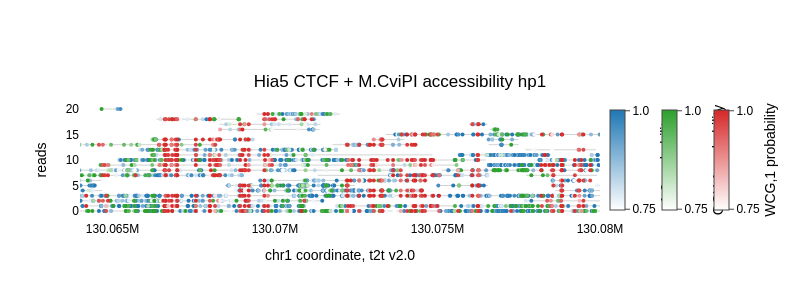
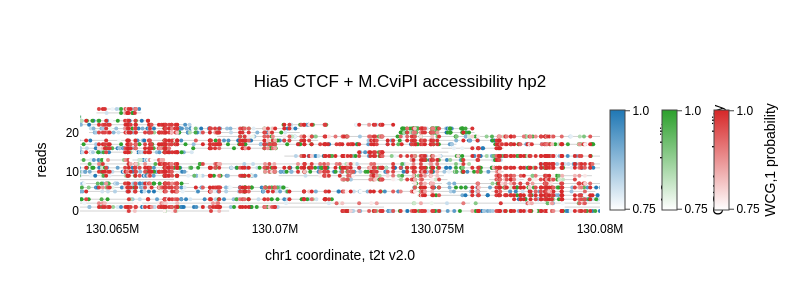

The code cell stored with these charts, in order, in its notebook:
### Code cell
plot_width = 800
# TODO: Does the order of these motifs matter, or can I just reference the top-level motif list?
browser_motifs = ["WCG,1","A,0","GCH,1"]
browser_title = "Hia5 CTCF + M.CviPI accessibility"

with track(f"plot_read_browser.{ctcf_output_id}.hp1_hp2_chrX", log_path="perf.jsonl"):
    for extract_file, haplotype in [
        (config.processed_data_dir / "hp1_chrX_extract" / "reads.combined_basemods.h5", f" hp1"),
        (config.processed_data_dir / "hp2_chrX_extract" / "reads.combined_basemods.h5", f" hp2")
    ]:
        sort_by = "collapse"
        fig = plot_read_browser.plot_read_browser(
            mod_file_name = extract_file,
            region = f'chrX:{single_read_plot_center-single_read_plot_window_size}-{single_read_plot_center+single_read_plot_window_size}',
            motifs = browser_motifs,
            thresh = 0.75,
            sort_by = sort_by,
            colorscales = single_read_plot_colorscales
        )
        fig.update_layout(
            width=plot_width,# these values are in pixels
            height=300,    
            title={
                'text': browser_title + haplotype,
                'x': 0.5,
                'xanchor': 'center',
                'y': 0.75,  # Adjust the vertical position of the title
                'yanchor': 'top',
                'pad': {'b': 10} 
            },
            xaxis_title='chr1 coordinate, t2t v2.0',
            yaxis_title='reads',
            font=dict(family='Arial', color='black'),
        )
        # fig.update_coloraxes(colorbar={'orientation':'h', 'thickness':20, 'y': -1.0}) 
        # fig.update_traces({'marker': {'colorbar': {'orientation': 'h'}}})
        fig.write_image(config.figure_dir / f"{haplotype.strip().replace(' ','_')}_chrX_{single_read_plot_center}_read_browser_width{plot_width}px.new.svg", format="svg", scale=2)
        fig.show()

### Figure 1 — Plotly figure (JSON) as saved in the notebook; plotly's stock layout.template omitted (floating-point values rounded to 4 significant figures; data arrays with more than 128 entries replaced by an {"elided": "..."} marker saying what was removed)
{"data": [{"hoverinfo": "text", "hovertext": "224ae384-27cc-4e2c-9d61-94c60d80c65d", "line": {"color": "lightgrey", "width": 1}, "mode": "lines", "showlegend": false, "type": "scatter", "x": [130055403, 130111166], "y": [0, 0]}, {"hoverinfo": "text", "hovertext": "43ee651c-4c7e-4130-9aff-bde13c4ed8af", "line": {"color": "lightgrey", "width": 1}, "mode": "lines", "showlegend": false, "type": "scatter", "x": [130054113, 130087046], "y": [3, 3]}, {"hoverinfo": "text", "hovertext": "9297bccc-1bcd-47c2-b34d-1f20d1ee4eeb", "line": {"color": "lightgrey", "width": 1}, "mode": "lines", "showlegend": false, "type": "scatter", "x": [130048395, 130070937], "y": [1, 1]}, {"hoverinfo": "text", "hovertext": "655cd133-5ac6-4c6b-aec7-343639d287e9", "line": {"color": "lightgrey", "width": 1}, "mode": "lines", "showlegend": false, "type": "scatter", "x": [130071898, 130090189], "y": [1, 1]}, {"hoverinfo": "text", "hovertext": "489271da-e61c-4810-abd4-c5e74d84e8ec", "line": {"color": "lightgrey", "width": 1}, "mode": "lines", "showlegend": false, "type": "scatter", "x": [130053827, 130071468], "y": [2, 2]}, {"hoverinfo": "text", "hovertext": "bd309330-e186-4c5f-bcb5-9ff9c0958baa", "line": {"color": "lightgrey", "width": 1}, "mode": "lines", "showlegend": false, "type": "scatter", "x": [130065172, 130076486], "y": [10, 10]}, {"hoverinfo": "text", "hovertext": "3b1d9b84-8e74-41ab-a91c-c3ce96c41933", "line": {"color": "lightgrey", "width": 1}, "mode": "lines", "showlegend": false, "type": "scatter", "x": [130064572, 130075605], "y": [9, 9]}, {"hoverinfo": "text", "hovertext": "c6a4bd32-bb7c-49a2-94df-2c53fbb4d619", "line": {"color": "lightgrey", "width": 1}, "mode": "lines", "showlegend": false, "type": "scatter", "x": [130063870, 130073932], "y": [8, 8]}, {"hoverinfo": "text", "hovertext": "c3cbf554-5327-4908-abb9-6966034e6eb0", "line": {"color": "lightgrey", "width": 1}, "mode": "lines", "showlegend": false, "type": "scatter", "x": [130077661, 130087457], "y": [2, 2]}, {"hoverinfo": "text", "hovertext": "802c14be-268c-416b-919f-b4a8c3654591", "line": {"color": "lightgrey", "width": 1}, "mode": "lines", "showlegend": false, "type": "scatter", "x": [130073407, 130082734], "y": [15, 15]}, {"hoverinfo": "text", "hovertext": "929776df-5815-4ff6-a052-6e43e345f1ef", "line": {"color": "lightgrey", "width": 1}, "mode": "lines", "showlegend": false, "type": "scatter", "x": [130066185, 130074841], "y": [11, 11]}, {"hoverinfo": "text", "hovertext": "efea9208-b49f-46e5-a9c8-5576ae4a8590", "line": {"color": "lightgrey", "width": 1}, "mode": "lines", "showlegend": false, "type": "scatter", "x": [130060387, 130068987], "y": [7, 7]}, {"hoverinfo": "text", "hovertext": "0f6da52b-e5ab-4246-ab5f-5a4ef3e9f411", "line": {"color": "lightgrey", "width": 1}, "mode": "lines", "showlegend": false, "type": "scatter", "x": [130065808, 130071912], "y": [12, 12]}, {"hoverinfo": "text", "hovertext": "97f2cd9f-f60c-45b3-b9be-2978e46713c3", "line": {"color": "lightgrey", "width": 1}, "mode": "lines", "showlegend": false, "type": "scatter", "x": [130058793, 130064680], "y": [4, 4]}, {"hoverinfo": "text", "hovertext": "790bf908-5452-44ad-8e95-048fe2a7b05a", "line": {"color": "lightgrey", "width": 1}, "mode": "lines", "showlegend": false, "type": "scatter", "x": [130058771, 130064658], "y": [6, 6]}, {"hoverinfo": "text", "hovertext": "3aff3dc2-667d-44b9-90da-25675eed8355", "line": {"color": "lightgrey", "width": 1}, "mode": "lines", "showlegend": false, "type": "scatter", "x": [130068743, 130074526], "y": [4, 4]}, {"hoverinfo": "text", "hovertext": "5ffa4f11-46e1-4e98-ad67-9467c49b6979", "line": {"color": "lightgrey", "width": 1}, "mode": "lines", "showlegend": false, "type": "scatter", "x": [130058879, 130064475], "y": [5, 5]}, {"hoverinfo": "text", "hovertext": "b2f84402-93f4-41dd-b7c7-1fd1a8733819", "line": {"color": "lightgrey", "width": 1}, "mode": "lines", "showlegend": false, "type": "scatter", "x": [130069482, 130074707], "y": [6, 6]}, {"hoverinfo": "text", "hovertext": "9ae012af-6dcb-4373-9b6c-5b236fb76ccd", "line": {"color": "lightgrey", "width": 1}, "mode": "lines", "showlegend": false, "type": "scatter", "x": [130071315, 130076539], "y": [7, 7]}, {"hoverinfo": "text", "hovertext": "4c510dfd-6072-4c82-a906-450dca4257a8", "line": {"color": "lightgrey", "width": 1}, "mode": "lines", "showlegend": false, "type": "scatter", "x": [130075132, 130080170], "y": [8, 8]}, {"hoverinfo": "text", "hovertext": "3fe315fc-8478-49cb-b619-5db50f1cec2e", "line": {"color": "lightgrey", "width": 1}, "mode": "lines", "showlegend": false, "type": "scatter", "x": [130063719, 130068225], "y": [13, 13]}, {"hoverinfo": "text", "hovertext": "8f4ae022-f7e5-4b30-adaf-5ea07ffbc4c0", "line": {"color": "lightgrey", "width": 1}, "mode": "lines", "showlegend": false, "type": "scatter", "x": [130068472, 130072448], "y": [5, 5]}, {"hoverinfo": "text", "hovertext": "2a01a42b-06fa-4532-80b6-4089317b5a14", "line": {"color": "lightgrey", "width": 1}, "mode": "lines", "showlegend": false, "type": "scatter", "x": [130076550, 130080216], "y": [9, 9]}, {"hoverinfo": "text", "hovertext": "03441258-b641-4e8e-ae5b-061707b59555", "line": {"color": "lightgrey", "width": 1}, "mode": "lines", "showlegend": false, "type": "scatter", "x": [130066158, 130069319], "y": [14, 14]}, {"hoverinfo": "text", "hovertext": "516439f5-854e-4621-bdb9-6f9a208ed5a4", "line": {"color": "lightgrey", "width": 1}, "mode": "lines", "showlegend": false, "type": "scatter", "x": [130068297, 130071402], "y": [17, 17]}, {"hoverinfo": "text", "hovertext": "a77f067b-6908-4112-ac9f-4f0645878b85", "line": {"color": "lightgrey", "width": 1}, "mode": "lines", "showlegend": false, "type": "scatter", "x": [130068268, 130071368], "y": [16, 16]}, {"hoverinfo": "text", "hovertext": "89962829-0ad6-4e93-94e5-8386560662d3", "line": {"color": "lightgrey", "width": 1}, "mode": "lines", "showlegend": false, "type": "scatter", "x": [130075623, 130078502], "y": [11, 11]}, {"hoverinfo": "text", "hovertext": "7e37a09b-5435-43a1-a0ba-1b772f6c1460", "line": {"color": "lightgrey", "width": 1}, "mode": "lines", "showlegend": false, "type": "scatter", "x": [130066353, 130068982], "y": [18, 18]}, {"hoverinfo": "text", "hovertext": "36768d6e-114c-49d3-b29a-4c2e664d6cfb", "line": {"color": "lightgrey", "width": 1}, "mode": "lines", "showlegend": false, "type": "scatter", "x": [130071773, 130074394], "y": [13, 13]}, {"hoverinfo": "text", "hovertext": "0545f184-5332-4996-9104-100964848926", "line": {"color": "lightgrey", "width": 1}, "mode": "lines", "showlegend": false, "type": "scatter", "x": [130069434, 130071996], "y": [19, 19]}, {"hoverinfo": "text", "hovertext": "6ade8789-dacb-4bb8-9f13-046204e9251d", "line": {"color": "lightgrey", "width": 1}, "mode": "lines", "showlegend": false, "type": "scatter", "x": [130078042, 130080449], "y": [10, 10]}, {"hoverinfo": "text", "hovertext": "0008489e-9a14-450a-a761-238f9c99fcbb", "line": {"color": "lightgrey", "width": 1}, "mode": "lines", "showlegend": false, "type": "scatter", "x": [130077721, 130079912], "y": [7, 7]}, {"hoverinfo": "text", "hovertext": "19fd6445-5ecf-4628-a8ba-b9000b381ad1", "line": {"color": "lightgrey", "width": 1}, "mode": "lines", "showlegend": false, "type": "scatter", "x": [130077697, 130079881], "y": [12, 12]}, {"hoverinfo": "text", "hovertext": "2f7f88d0-51cf-4b66-a536-77529a927706", "line": {"color": "lightgrey", "width": 1}, "mode": "lines", "showlegend": false, "type": "scatter", "x": [130078624, 130080693], "y": [4, 4]}, {"hoverinfo": "text", "hovertext": "6c312210-8db5-421c-80cb-3e9303e22392", "line": {"color": "lightgrey", "width": 1}, "mode": "lines", "showlegend": false, "type": "scatter", "x": [130069589, 130071283], "y": [18, 18]}, {"hoverinfo": "text", "hovertext": "685ea9f3-e182-4243-95de-1b5a2b68b7f6", "line": {"color": "lightgrey", "width": 1}, "mode": "lines", "showlegend": false, "type": "scatter", "x": [130074954, 130076556], "y": [5, 5]}, {"hoverinfo": "text", "hovertext": "8cbeef71-2808-4be5-bfe2-01b7ee419281", "line": {"color": "lightgrey", "width": 1}, "mode": "lines", "showlegend": false, "type": "scatter", "x": [130078509, 130079712], "y": [6, 6]}, {"hoverinfo": "text", "hovertext": "04f0c228-beb5-49c7-8c17-341d1ece31d8", "line": {"color": "lightgrey", "width": 1}, "mode": "lines", "showlegend": false, "type": "scatter", "x": [130072968, 130073977], "y": [14, 14]}, {"hoverinfo": "text", "hovertext": "6ab9d1c3-a9f0-45aa-976e-5e74c897cad9", "line": {"color": "lightgrey", "width": 1}, "mode": "lines", "showlegend": false, "type": "scatter", "x": [130076574, 130077504], "y": [13, 13]}, {"hoverinfo": "text", "hovertext": "de018f14-eb6b-414a-8360-555fb99682b8", "line": {"color": "lightgrey", "width": 1}, "mode": "lines", "showlegend": false, "type": "scatter", "x": [130076565, 130077492], "y": [14, 14]}, {"hoverinfo": "text", "hovertext": "5b8eb5a2-ee75-4b9a-8660-73ed41264073", "line": {"color": "lightgrey", "width": 1}, "mode": "lines", "showlegend": false, "type": "scatter", "x": [130064500, 130065328], "y": [20, 20]}, {"hoverinfo": "text", "hovertext": "e9ed2434-a8f1-48b2-8b2f-f7b60bcc1801", "line": {"color": "lightgrey", "width": 1}, "mode": "lines", "showlegend": false, "type": "scatter", "x": [130079720, 130080351], "y": [11, 11]}, {"hoverinfo": "text", "hovertext": "c24880e2-5785-4d4b-80ae-10d7abf7fac9", "line": {"color": "lightgrey", "width": 1}, "mode": "lines", "showlegend": false, "type": "scatter", "x": [130075974, 130076538], "y": [17, 17]}, {"hoverinfo": "text", "hovertext": "b5c589da-45eb-4bd3-bc12-84999dbf0d46", "line": {"color": "lightgrey", "width": 1}, "mode": "lines", "showlegend": false, "type": "scatter", "x": [130078526, 130078889], "y": [5, 5]}, {"hoverinfo": "text", "hovertext": "2e41479e-5312-4db9-b2e7-375414a4c706", "line": {"color": "lightgrey", "width": 1}, "mode": "lines", "showlegend": false, "type": "scatter", "x": [130079886, 130080217], "y": [5, 5]}, {"hoverinfo": "text", "hovertext": "a82c797a-8767-4fa2-a2f2-b6bd2a4a04ba", "line": {"color": "lightgrey", "width": 1}, "mode": "lines", "showlegend": false, "type": "scatter", "x": [130076616, 130076878], "y": [16, 16]}, {"customdata": {"elided": "2641x2 mixed values"}, "hovertemplate": "<b>Read</b>: %{customdata[0]}<br><b>Position</b>: %{x:,}<br><b>Probability</b>: %{customdata[1]:.2f}", "marker": {"cmax": 1, "cmin": 0.75, "color": {"elided": "2641 float values"}, "colorbar": {"thickness": 15, "tickmode": "array", "ticks": "outside", "ticktext": ["0.75", "1.0"], "tickvals": [0.752, 0.998], "title": {"side": "right", "text": "A,0 probability"}, "x": 1}, "colorscale": [[0, "white"], [1, "#1F77B4"]], "size": 4}, "mode": "markers", "showlegend": false, "type": "scatter", "x": {"elided": "2641 int values"}, "y": {"elided": "2641 int values"}}, {"customdata": {"elided": "794x2 mixed values"}, "hovertemplate": "<b>Read</b>: %{customdata[0]}<br><b>Position</b>: %{x:,}<br><b>Probability</b>: %{customdata[1]:.2f}", "marker": {"cmax": 1, "cmin": 0.75, "color": {"elided": "794 float values"}, "colorbar": {"thickness": 15, "tickmode": "array", "ticks": "outside", "ticktext": ["0.75", "1.0"], "tickvals": [0.752, 0.998], "title": {"side": "right", "text": "GCH,1 probability"}, "x": 1.1}, "colorscale": [[0, "white"], [1, "#2CA02C"]], "size": 4}, "mode": "markers", "showlegend": false, "type": "scatter", "x": {"elided": "794 int values"}, "y": {"elided": "794 int values"}}, {"customdata": {"elided": "841x2 mixed values"}, "hovertemplate": "<b>Read</b>: %{customdata[0]}<br><b>Position</b>: %{x:,}<br><b>Probability</b>: %{customdata[1]:.2f}", "marker": {"cmax": 1, "cmin": 0.75, "color": {"elided": "841 float values"}, "colorbar": {"thickness": 15, "tickmode": "array", "ticks": "outside", "ticktext": ["0.75", "1.0"], "tickvals": [0.752, 0.998], "title": {"side": "right", "text": "WCG,1 probability"}, "x": 1.2}, "colorscale": [[0, "white"], [1, "#D62728"]], "size": 4}, "mode": "markers", "showlegend": false, "type": "scatter", "x": {"elided": "841 int values"}, "y": {"elided": "841 int values"}}], "layout": {"barmode": "overlay", "font": {"color": "black", "family": "Arial"}, "height": 300, "hovermode": "closest", "plot_bgcolor": "rgba(0,0,0,0)", "title": {"pad": {"b": 10}, "text": "Hia5 CTCF + M.CviPI accessibility hp1", "x": 0.5, "xanchor": "center", "y": 0.75, "yanchor": "top"}, "width": 800, "xaxis": {"range": [130064000, 130080000], "title": {"text": "chr1 coordinate, t2t v2.0"}}, "yaxis": {"title": {"text": "reads"}}}}

### Figure 2 — Plotly figure (JSON) as saved in the notebook; plotly's stock layout.template omitted (floating-point values rounded to 4 significant figures; data arrays with more than 128 entries replaced by an {"elided": "..."} marker saying what was removed)
{"data": [{"hoverinfo": "text", "hovertext": "e559693d-2a98-4593-a53a-9e5a2205bd98", "line": {"color": "lightgrey", "width": 1}, "mode": "lines", "showlegend": false, "type": "scatter", "x": [130039439, 130085966], "y": [2, 2]}, {"hoverinfo": "text", "hovertext": "4deb3be3-6678-441f-989b-bf82b74b52cc", "line": {"color": "lightgrey", "width": 1}, "mode": "lines", "showlegend": false, "type": "scatter", "x": [130074417, 130111891], "y": [4, 4]}, {"hoverinfo": "text", "hovertext": "0f5f318f-6580-4314-9482-299aad1d5481", "line": {"color": "lightgrey", "width": 1}, "mode": "lines", "showlegend": false, "type": "scatter", "x": [130049776, 130079855], "y": [5, 5]}, {"hoverinfo": "text", "hovertext": "92181d21-aedf-4351-9f14-45a019d3f2ac", "line": {"color": "lightgrey", "width": 1}, "mode": "lines", "showlegend": false, "type": "scatter", "x": [130044003, 130068590], "y": [0, 0]}, {"hoverinfo": "text", "hovertext": "1d541fe0-2e7d-4e66-b927-facc78dba4ee", "line": {"color": "lightgrey", "width": 1}, "mode": "lines", "showlegend": false, "type": "scatter", "x": [130049084, 130073356], "y": [1, 1]}, {"hoverinfo": "text", "hovertext": "d26ab734-1bff-49be-9c90-a1451b85b4d3", "line": {"color": "lightgrey", "width": 1}, "mode": "lines", "showlegend": false, "type": "scatter", "x": [130072058, 130094695], "y": [0, 0]}, {"hoverinfo": "text", "hovertext": "a03af16d-586b-4c42-89b9-487074273eb9", "line": {"color": "lightgrey", "width": 1}, "mode": "lines", "showlegend": false, "type": "scatter", "x": [130049563, 130071780], "y": [3, 3]}, {"hoverinfo": "text", "hovertext": "ca97622e-a2cb-47b9-9cb4-1ea17f636ccc", "line": {"color": "lightgrey", "width": 1}, "mode": "lines", "showlegend": false, "type": "scatter", "x": [130060499, 130081980], "y": [11, 11]}, {"hoverinfo": "text", "hovertext": "b6cc0764-bd15-44b9-968c-c548448e7845", "line": {"color": "lightgrey", "width": 1}, "mode": "lines", "showlegend": false, "type": "scatter", "x": [130078913, 130098428], "y": [1, 1]}, {"hoverinfo": "text", "hovertext": "7835b3db-a858-420d-8add-06099a073963", "line": {"color": "lightgrey", "width": 1}, "mode": "lines", "showlegend": false, "type": "scatter", "x": [130070288, 130088259], "y": [14, 14]}, {"hoverinfo": "text", "hovertext": "9aa52993-bae6-48ac-a87b-9d62f4812c85", "line": {"color": "lightgrey", "width": 1}, "mode": "lines", "showlegend": false, "type": "scatter", "x": [130068219, 130082736], "y": [19, 19]}, {"hoverinfo": "text", "hovertext": "71408658-a9e7-4f78-a670-cc454c8adc04", "line": {"color": "lightgrey", "width": 1}, "mode": "lines", "showlegend": false, "type": "scatter", "x": [130077346, 130090809], "y": [3, 3]}, {"hoverinfo": "text", "hovertext": "38095a4a-0b2a-4488-a21a-d987ef675f26", "line": {"color": "lightgrey", "width": 1}, "mode": "lines", "showlegend": false, "type": "scatter", "x": [130062884, 130076011], "y": [12, 12]}, {"hoverinfo": "text", "hovertext": "461b93e2-6455-47cb-9106-528a9a8fa088", "line": {"color": "lightgrey", "width": 1}, "mode": "lines", "showlegend": false, "type": "scatter", "x": [130063382, 130075584], "y": [17, 17]}, {"hoverinfo": "text", "hovertext": "13a8e2a9-fe27-4333-a755-42193cc4fc99", "line": {"color": "lightgrey", "width": 1}, "mode": "lines", "showlegend": false, "type": "scatter", "x": [130058358, 130070414], "y": [6, 6]}, {"hoverinfo": "text", "hovertext": "2fe64f26-5bb4-4ec8-a362-cd45c8825e66", "line": {"color": "lightgrey", "width": 1}, "mode": "lines", "showlegend": false, "type": "scatter", "x": [130055509, 130067329], "y": [10, 10]}, {"hoverinfo": "text", "hovertext": "69c2301c-438f-4712-84bf-f59355775635", "line": {"color": "lightgrey", "width": 1}, "mode": "lines", "showlegend": false, "type": "scatter", "x": [130055535, 130067355], "y": [7, 7]}, {"hoverinfo": "text", "hovertext": "583f9309-4302-4f53-a0fd-00fac729b1e0", "line": {"color": "lightgrey", "width": 1}, "mode": "lines", "showlegend": false, "type": "scatter", "x": [130058087, 130069414], "y": [9, 9]}, {"hoverinfo": "text", "hovertext": "f2917bfc-337b-435a-a63f-c9207c8d6fe2", "line": {"color": "lightgrey", "width": 1}, "mode": "lines", "showlegend": false, "type": "scatter", "x": [130061182, 130071328], "y": [18, 18]}, {"hoverinfo": "text", "hovertext": "2b53fb4f-d521-4709-8694-9c75c88c4958", "line": {"color": "lightgrey", "width": 1}, "mode": "lines", "showlegend": false, "type": "scatter", "x": [130057502, 130066891], "y": [8, 8]}, {"hoverinfo": "text", "hovertext": "52fab228-500f-4542-9279-4ce4d4cbd520", "line": {"color": "lightgrey", "width": 1}, "mode": "lines", "showlegend": false, "type": "scatter", "x": [130058159, 130067446], "y": [15, 15]}, {"hoverinfo": "text", "hovertext": "626771d7-6af5-40d9-b553-fe3c4783f3f8", "line": {"color": "lightgrey", "width": 1}, "mode": "lines", "showlegend": false, "type": "scatter", "x": [130074262, 130083279], "y": [6, 6]}, {"hoverinfo": "text", "hovertext": "26784a24-2070-4a7d-9d6a-e677095318a2", "line": {"color": "lightgrey", "width": 1}, "mode": "lines", "showlegend": false, "type": "scatter", "x": [130058219, 130066609], "y": [13, 13]}, {"hoverinfo": "text", "hovertext": "5bc8762d-8b1f-4acb-bdbd-09540a387c62", "line": {"color": "lightgrey", "width": 1}, "mode": "lines", "showlegend": false, "type": "scatter", "x": [130069632, 130077036], "y": [10, 10]}, {"hoverinfo": "text", "hovertext": "e0dc4663-9ceb-4f4e-9d00-6475286f8df9", "line": {"color": "lightgrey", "width": 1}, "mode": "lines", "showlegend": false, "type": "scatter", "x": [130064276, 130070761], "y": [20, 20]}, {"hoverinfo": "text", "hovertext": "693c4321-94e8-43ca-82cf-de5b53b653fd", "line": {"color": "lightgrey", "width": 1}, "mode": "lines", "showlegend": false, "type": "scatter", "x": [130064275, 130070754], "y": [21, 21]}, {"hoverinfo": "text", "hovertext": "cda75c24-b8f1-4cd0-8951-3a4acb5d987b", "line": {"color": "lightgrey", "width": 1}, "mode": "lines", "showlegend": false, "type": "scatter", "x": [130060304, 130066764], "y": [16, 16]}, {"hoverinfo": "text", "hovertext": "78b7a6be-aa64-46d7-8c54-9c674404f807", "line": {"color": "lightgrey", "width": 1}, "mode": "lines", "showlegend": false, "type": "scatter", "x": [130074210, 130080111], "y": [7, 7]}, {"hoverinfo": "text", "hovertext": "16dd34c7-a63d-42a1-8385-8c25f802851a", "line": {"color": "lightgrey", "width": 1}, "mode": "lines", "showlegend": false, "type": "scatter", "x": [130078078, 130083315], "y": [12, 12]}, {"hoverinfo": "text", "hovertext": "61ffaa11-551e-433d-bcc2-eb7c85d150f2", "line": {"color": "lightgrey", "width": 1}, "mode": "lines", "showlegend": false, "type": "scatter", "x": [130070112, 130075195], "y": [9, 9]}, {"hoverinfo": "text", "hovertext": "c7a09cd1-62da-4511-933a-9583b3f3aee3", "line": {"color": "lightgrey", "width": 1}, "mode": "lines", "showlegend": false, "type": "scatter", "x": [130072826, 130076939], "y": [18, 18]}, {"hoverinfo": "text", "hovertext": "b893c634-d197-414a-a2f8-b8229cc59db6", "line": {"color": "lightgrey", "width": 1}, "mode": "lines", "showlegend": false, "type": "scatter", "x": [130063715, 130067424], "y": [22, 22]}, {"hoverinfo": "text", "hovertext": "7ae67cd6-0efe-4c7a-ae75-2c50ffa9be63", "line": {"color": "lightgrey", "width": 1}, "mode": "lines", "showlegend": false, "type": "scatter", "x": [130072041, 130075308], "y": [8, 8]}, {"hoverinfo": "text", "hovertext": "540711d3-7541-495b-a5ea-095110d4427d", "line": {"color": "lightgrey", "width": 1}, "mode": "lines", "showlegend": false, "type": "scatter", "x": [130076723, 130079826], "y": [17, 17]}, {"hoverinfo": "text", "hovertext": "b79abc97-6716-48b2-b3b1-8784d55fe033", "line": {"color": "lightgrey", "width": 1}, "mode": "lines", "showlegend": false, "type": "scatter", "x": [130063009, 130066110], "y": [23, 23]}, {"hoverinfo": "text", "hovertext": "f9bd757b-f4f1-4689-8ea7-c1e92d094130", "line": {"color": "lightgrey", "width": 1}, "mode": "lines", "showlegend": false, "type": "scatter", "x": [130076760, 130079751], "y": [9, 9]}, {"hoverinfo": "text", "hovertext": "f5a684f0-2152-4596-b3e4-5585724ceee1", "line": {"color": "lightgrey", "width": 1}, "mode": "lines", "showlegend": false, "type": "scatter", "x": [130072509, 130075334], "y": [15, 15]}, {"hoverinfo": "text", "hovertext": "a45d0677-3b64-411f-a5f9-29a52423fcf5", "line": {"color": "lightgrey", "width": 1}, "mode": "lines", "showlegend": false, "type": "scatter", "x": [130074146, 130076959], "y": [13, 13]}, {"hoverinfo": "text", "hovertext": "c6ce4df8-31b4-419a-a677-39cd3ea122fe", "line": {"color": "lightgrey", "width": 1}, "mode": "lines", "showlegend": false, "type": "scatter", "x": [130076589, 130079295], "y": [8, 8]}, {"hoverinfo": "text", "hovertext": "a67d77a9-16ea-4915-aab1-838fa2db9a25", "line": {"color": "lightgrey", "width": 1}, "mode": "lines", "showlegend": false, "type": "scatter", "x": [130067473, 130070066], "y": [16, 16]}, {"hoverinfo": "text", "hovertext": "43458eef-120f-401d-9095-dbabd0d8d472", "line": {"color": "lightgrey", "width": 1}, "mode": "lines", "showlegend": false, "type": "scatter", "x": [130073852, 130076142], "y": [20, 20]}, {"hoverinfo": "text", "hovertext": "8cea23aa-a404-44cf-bea6-9952534bc2b6", "line": {"color": "lightgrey", "width": 1}, "mode": "lines", "showlegend": false, "type": "scatter", "x": [130073854, 130076128], "y": [21, 21]}, {"hoverinfo": "text", "hovertext": "5d469b5e-6230-475c-bd2b-e58099697070", "line": {"color": "lightgrey", "width": 1}, "mode": "lines", "showlegend": false, "type": "scatter", "x": [130062059, 130064037], "y": [24, 24]}, {"hoverinfo": "text", "hovertext": "e14c1305-ded5-4ece-91fd-798dbf96aa49", "line": {"color": "lightgrey", "width": 1}, "mode": "lines", "showlegend": false, "type": "scatter", "x": [130075124, 130077037], "y": [16, 16]}, {"hoverinfo": "text", "hovertext": "74acd69d-fd94-4508-9eb2-9ed93ab82c2b", "line": {"color": "lightgrey", "width": 1}, "mode": "lines", "showlegend": false, "type": "scatter", "x": [130070246, 130071645], "y": [22, 22]}, {"hoverinfo": "text", "hovertext": "7b47adce-b663-4522-9f1f-9a6ed57d955f", "line": {"color": "lightgrey", "width": 1}, "mode": "lines", "showlegend": false, "type": "scatter", "x": [130064505, 130065890], "y": [25, 25]}, {"hoverinfo": "text", "hovertext": "af8d5aad-2638-44dc-8b6c-ec65b17e24d6", "line": {"color": "lightgrey", "width": 1}, "mode": "lines", "showlegend": false, "type": "scatter", "x": [130064518, 130065867], "y": [26, 26]}, {"hoverinfo": "text", "hovertext": "c6c2ba8e-816f-496c-b6c2-1e94973b26d1", "line": {"color": "lightgrey", "width": 1}, "mode": "lines", "showlegend": false, "type": "scatter", "x": [130072474, 130073696], "y": [22, 22]}, {"customdata": {"elided": "1493x2 mixed values"}, "hovertemplate": "<b>Read</b>: %{customdata[0]}<br><b>Position</b>: %{x:,}<br><b>Probability</b>: %{customdata[1]:.2f}", "marker": {"cmax": 1, "cmin": 0.75, "color": {"elided": "1493 float values"}, "colorbar": {"thickness": 15, "tickmode": "array", "ticks": "outside", "ticktext": ["0.75", "1.0"], "tickvals": [0.752, 0.998], "title": {"side": "right", "text": "A,0 probability"}, "x": 1}, "colorscale": [[0, "white"], [1, "#1F77B4"]], "size": 4}, "mode": "markers", "showlegend": false, "type": "scatter", "x": {"elided": "1493 int values"}, "y": {"elided": "1493 int values"}}, {"customdata": {"elided": "932x2 mixed values"}, "hovertemplate": "<b>Read</b>: %{customdata[0]}<br><b>Position</b>: %{x:,}<br><b>Probability</b>: %{customdata[1]:.2f}", "marker": {"cmax": 1, "cmin": 0.75, "color": {"elided": "932 float values"}, "colorbar": {"thickness": 15, "tickmode": "array", "ticks": "outside", "ticktext": ["0.75", "1.0"], "tickvals": [0.752, 0.998], "title": {"side": "right", "text": "GCH,1 probability"}, "x": 1.1}, "colorscale": [[0, "white"], [1, "#2CA02C"]], "size": 4}, "mode": "markers", "showlegend": false, "type": "scatter", "x": {"elided": "932 int values"}, "y": {"elided": "932 int values"}}, {"customdata": {"elided": "2156x2 mixed values"}, "hovertemplate": "<b>Read</b>: %{customdata[0]}<br><b>Position</b>: %{x:,}<br><b>Probability</b>: %{customdata[1]:.2f}", "marker": {"cmax": 1, "cmin": 0.75, "color": {"elided": "2156 float values"}, "colorbar": {"thickness": 15, "tickmode": "array", "ticks": "outside", "ticktext": ["0.75", "1.0"], "tickvals": [0.752, 0.998], "title": {"side": "right", "text": "WCG,1 probability"}, "x": 1.2}, "colorscale": [[0, "white"], [1, "#D62728"]], "size": 4}, "mode": "markers", "showlegend": false, "type": "scatter", "x": {"elided": "2156 int values"}, "y": {"elided": "2156 int values"}}], "layout": {"barmode": "overlay", "font": {"color": "black", "family": "Arial"}, "height": 300, "hovermode": "closest", "plot_bgcolor": "rgba(0,0,0,0)", "title": {"pad": {"b": 10}, "text": "Hia5 CTCF + M.CviPI accessibility hp2", "x": 0.5, "xanchor": "center", "y": 0.75, "yanchor": "top"}, "width": 800, "xaxis": {"range": [130064000, 130080000], "title": {"text": "chr1 coordinate, t2t v2.0"}}, "yaxis": {"title": {"text": "reads"}}}}
